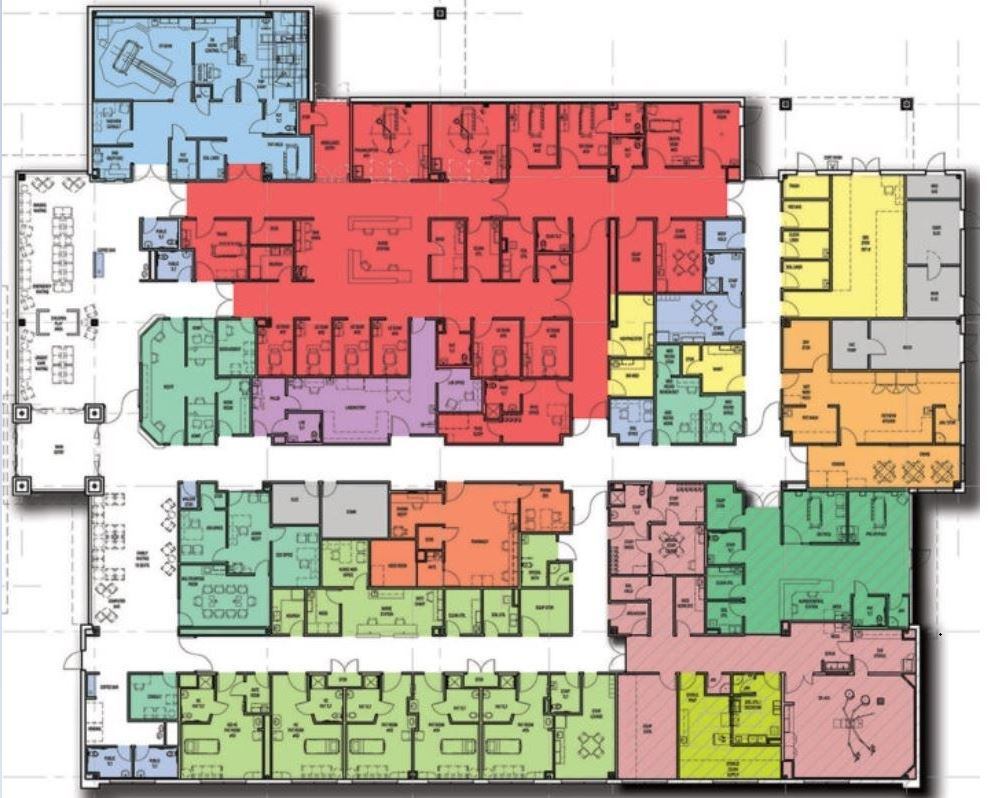
#> input picture floorplan1_nolegend.JPG, 988 x 798 px
$ python LocationChoice.py
#> lines starting #> are read from the running program, lines starting #| are printed output that depends on the picture
# Adrienne Loc and Parisa Aghazadeh
# CSC 362: Artificial Intelligence
# May 7, 2024
# Final project: Explore the differences between the A* algorithm and Dijkstra
#                algorithm by simulating a nurse robot that has to draw paths
#                to different wards

import cv2
import matplotlib.pyplot as plt
import numpy as np
import tkinter as tk


##########-----parisa-----##########
# Load the original image
original_image_path = './floorplan1_nolegend.JPG'
original_image = cv2.imread(original_image_path)
#> original_image is the input picture: shape (798, 988, 3); mean B, G, R 163.4, 175.7, 195.4

# Load and process the image
image_path = './photo.jpg'
image = cv2.imread(image_path, cv2.IMREAD_GRAYSCALE)
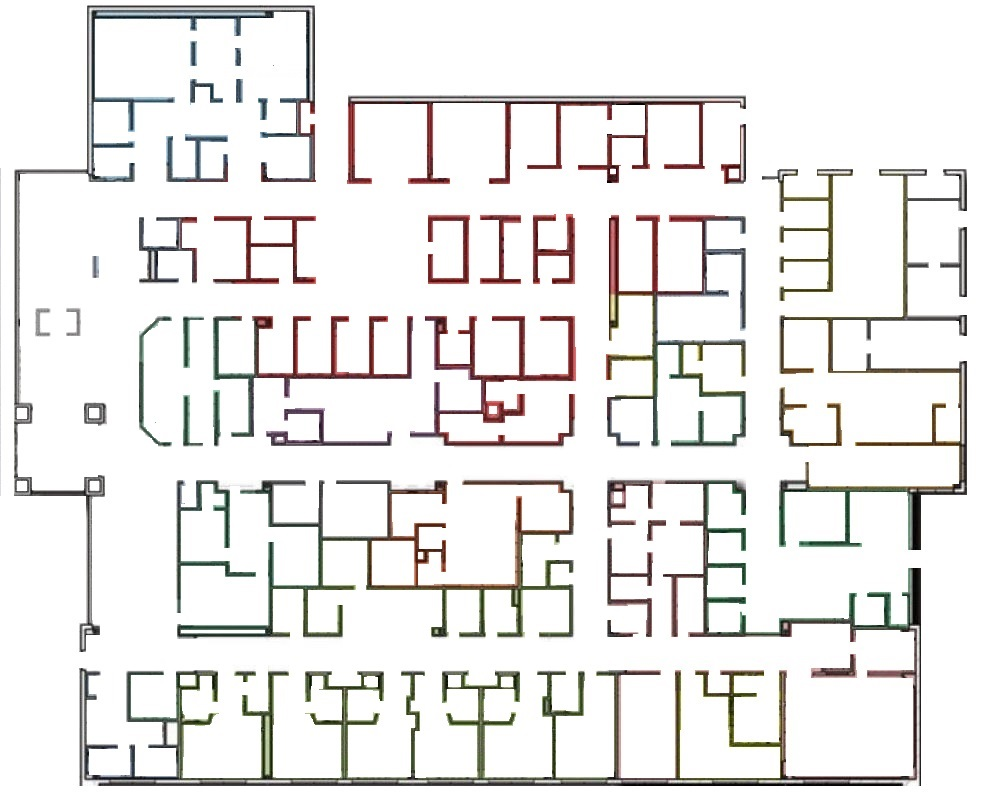
#> input picture photo.jpg, 988 x 798 px
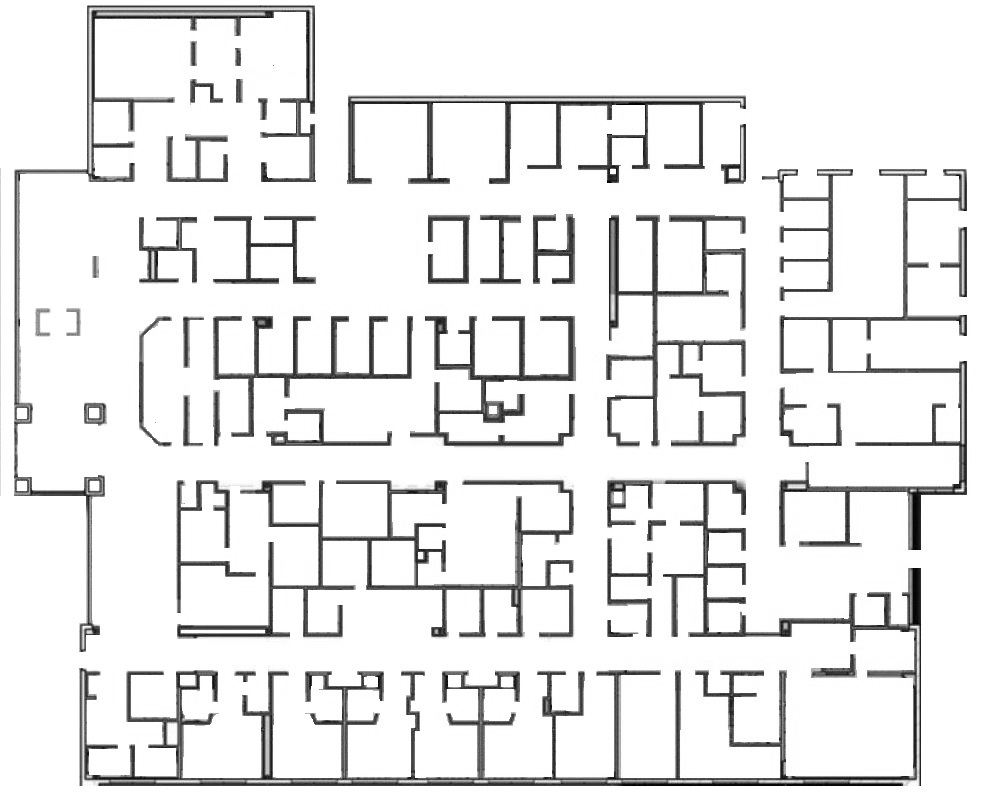
#> image: shape (798, 988); min 0, max 255, mean 233.4
resized_image = cv2.resize(image, (0, 0), fx=1 / 4, fy=1 / 4)
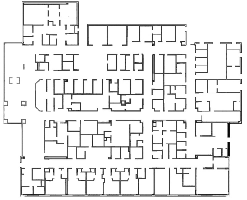
#> resized_image: shape (200, 247); min 4, max 255, mean 233.6
_, bin_image = cv2.threshold(resized_image, 230, 255, cv2.THRESH_BINARY_INV)
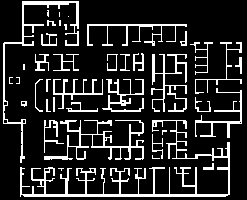
#> bin_image: shape (200, 247); 15.7% white in thin lines or dots
bin_image[bin_image == 255] = 1
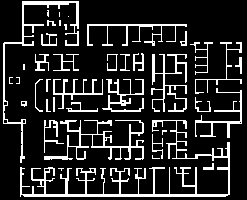
#> bin_image: shape (200, 247); values 0 (black) and 1 (white), 15.7% white in thin lines or dots

bin_image_int = bin_image.astype(int)
np.savetxt('bin_image.txt', bin_image_int, fmt='%d')

# Assuming bin_image is already defined
bin_image_shape = bin_image.shape
#> bin_image_shape = (200, 247)

# Define the size of each cell in the grid
cell_size = 3

# List to store selected cells' positions
selected_cells = []

# Variable to store the currently selected cell
current_cell = None


##########-----Adrienne-----##########
# Function to handle cell selection
# [52 lines left out: functions cell_clicked, handle_keyboard, not called in this run]


# Function to print selected cells
def print_selected_cells():
    for cell in selected_cells:
        print(cell)


##########-----parisa&Adrienne-----##########
# Create a Tkinter application
root = tk.Tk()
root.title("Binary Image Grid")

# Create a canvas to draw the grid
canvas = tk.Canvas(root, width=bin_image_shape[1] * cell_size, height=bin_image_shape[0] * cell_size)
canvas.pack()

# Draw rectangles based on the binary image
for i in range(bin_image_shape[0]):
    for j in range(bin_image_shape[1]):
        color = 'black' if bin_image[i, j] == 1 else 'white'
        canvas.create_rectangle(j * cell_size, i * cell_size, (j + 1) * cell_size, (i + 1) * cell_size, fill=color)

# Bind mouse click event to cell_clicked function
canvas.bind("<Button-1>", cell_clicked)

# Bind keyboard event to handle_keyboard function
root.bind("<Key>", handle_keyboard)

# Create a button to print selected cells
print_button = tk.Button(root, text="Print Selected Cells", command=print_selected_cells)
print_button.pack()

# Run the Tkinter event loop
root.mainloop()

# [15 lines of commented-out code are left out]
